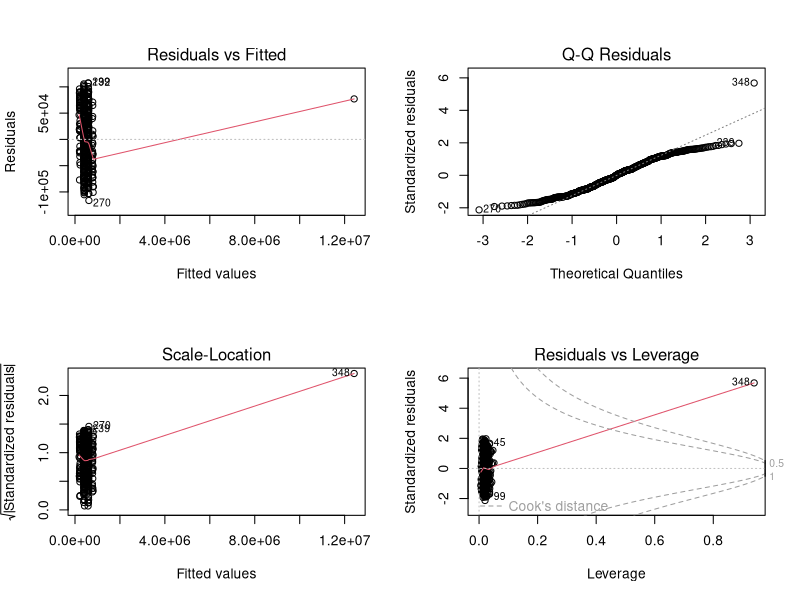
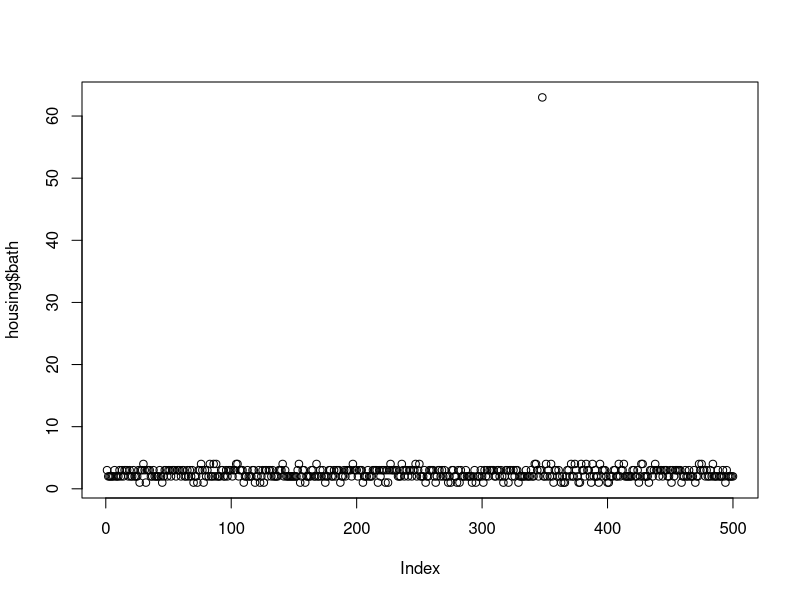
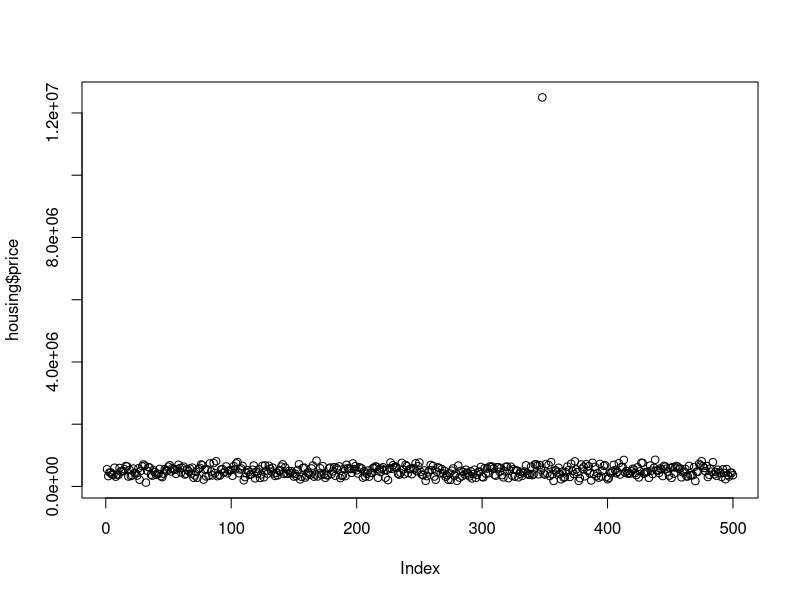
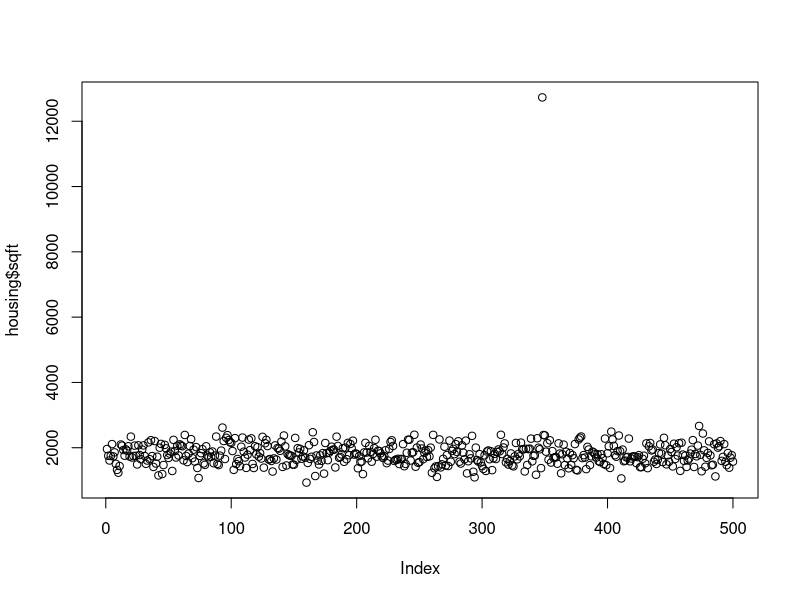
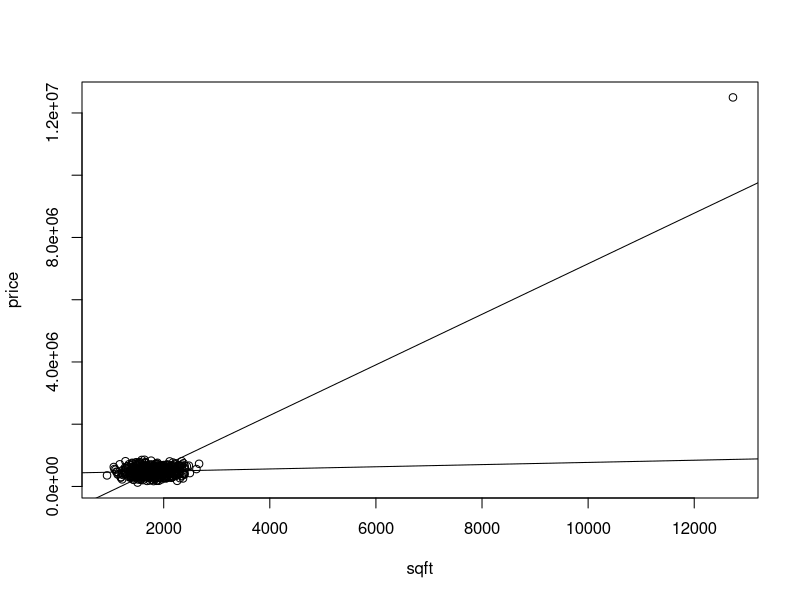
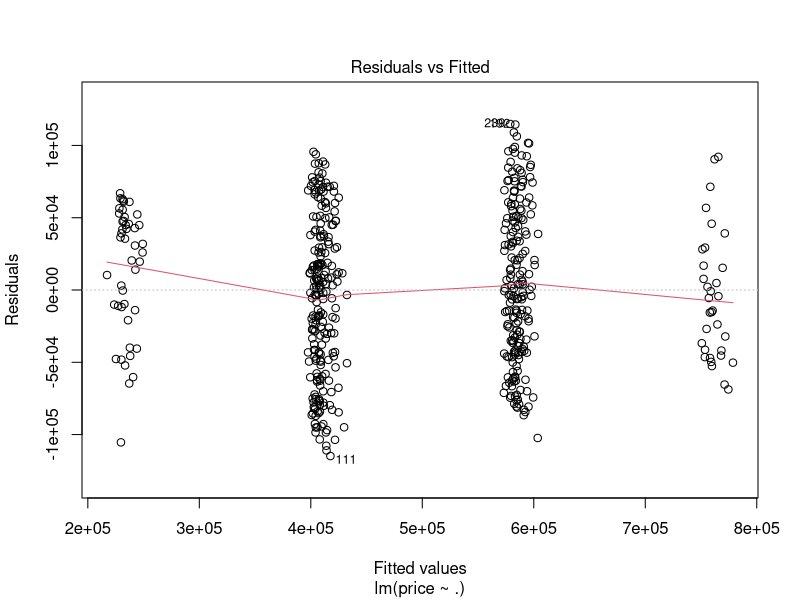
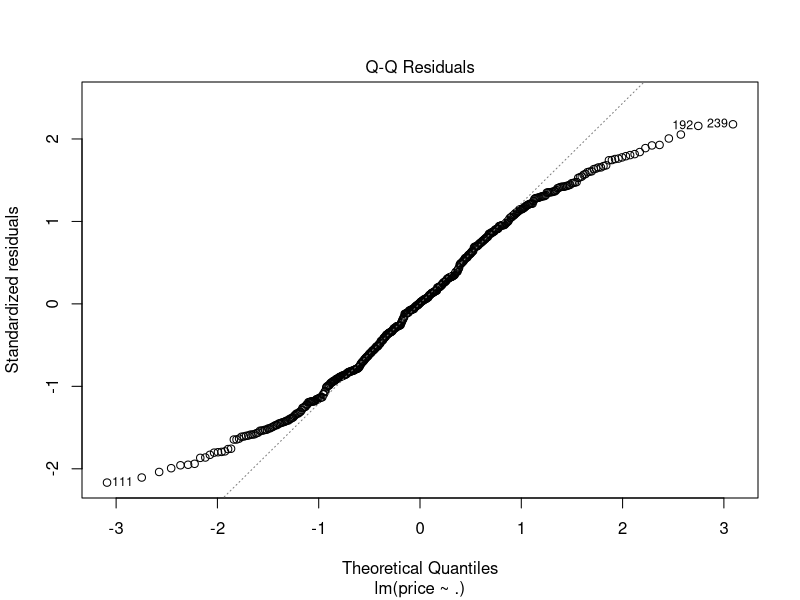
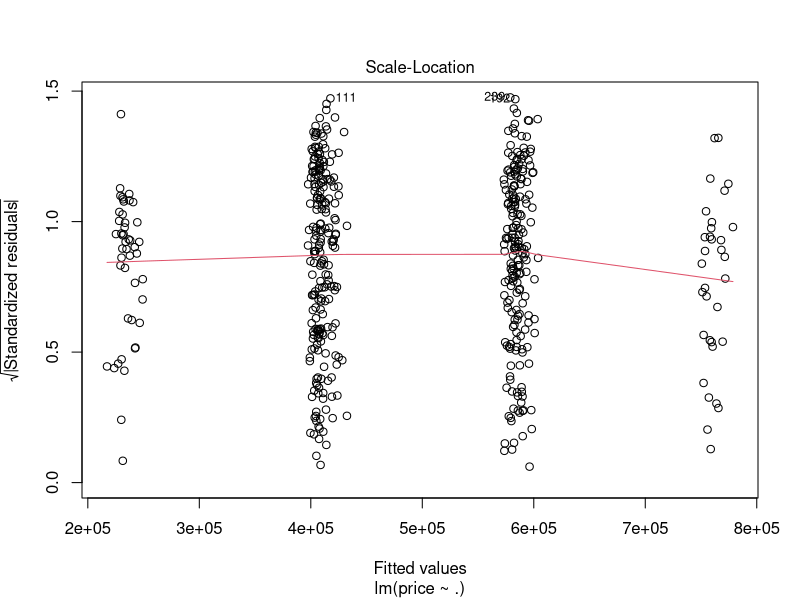

Recreate these plots in R, in order.
#=================================================================================#
# 1.                            Initial Data Analysis                             #
#=================================================================================#

# Get housing data
housing <- read.csv("Data/housing.csv")
head(housing)
summary(housing)
# The initial observations from summary table are:
# a) There is skewness in the bath, sqft, precip and price variables (high max values)
#   which can potentially be an outlier values.
# b) There appear to be negative precip values (min=-110), which look like input data error

# 1) Test for outliers
library(car)
par(mfrow=c(2,2))
plot(lm(price~., data=housing))
outlierTest(lm(price~., data=housing))
housing[c(348),]
par(mfrow=c(1,1))
plot(housing$bath)
plot(housing$price)
plot(housing$sqft)
abline(plot(price~sqft, housing))
abline(lm(price~sqft, housing))
abline(lm(price~sqft, housing[-348,]))
# The graphs and outlier test indicate that observation 348 stands out from the data
# which can clearly be observed from the residual plots and the Cook's distance
# Looking closer at that observation and variables with unusually high max values
# confirmed that this observation is an outlier and therefore will be removed from 
# the data to remove it's influence on the model.
housing2 <- housing[-c(348),]
plot(lm(price~., data=housing2))
outlierTest(lm(price~., data=housing2))
# There are no other outliers identified by the outlier test.

# 2) Unusual values
# Check negative precipitation values
housing2[c(housing2$precip<0),]
plot(housing$precip)
# While this observation has not been identified as an outlier or influential point 
# in the above tests, the negative amount of percipitation doesn't seem to be 
# realistic. While it may not have a significant influence on the model this 
# observation considered unreliable, and therefore will be removed from data.
housing3 <- housing2[c(housing2$precip>0),]


#=================================================================================#
# 2.                            Exploration  Analysis                             #
#=================================================================================#

# 1) Plot all variables to identify dependencies
library(psych)
pairs.panels(housing3, method="pearson", ellipses=FALSE)
# The initial pairs plot accross all the variables revield following information:
# a) Price has a positive relationship with the number of bath and a high correlation
#   coefficient which suggest it will be a good predictor in the model. 
#   There is no other clear relationships with target variable (price).
# b) dist_am1, dist_am2 and dist_am3 have a strong positive relationship which suggests that 
#   only one of them needed in the model. However since neither of them shows a better
#   relationship with the target variable we will keep all of them for now.

library(ggplot2)
ggplot(housing3, aes(elevation, price)) + geom_point() + stat_smooth(method="lm")
ggplot(housing3, aes(dist_am1, price)) + geom_point() + stat_smooth(method="lm")
ggplot(housing3, aes(dist_am2, price)) + geom_point() + stat_smooth(method="lm")
ggplot(housing3, aes(dist_am3, price)) + geom_point() + stat_smooth(method="lm")
ggplot(housing3, aes(bath, price)) + geom_point(position=position_jitter(width=.2, height=0))
ggplot(housing3, aes(sqft, price)) + geom_point() + stat_smooth(method="lm")
ggplot(housing3, aes(parking, price)) + geom_point(position=position_jitter(width=.2, height=0))
ggplot(housing3, aes(precip, price)) + geom_point() + stat_smooth(method="lm")
# Closer look at the each characteristic against target variable didn't reveal 
# any trends and therefore no variable transformations will be considered.

# 2) Backward elimination using p-value
# Here we first construct general model with all variables and then remove
# variables on by one based on the highest p-value above critical value 0.05.
model0 <- lm(price~., housing3)
summary(model0)
# max p-value=0.869 (dist_am2), Radj=0.8583
model0 <- update(model0, .~.-dist_am2)
summary(model0)
# max p-value=0.7586 (dist_am3), Radj=0.8586
model0 <- update(model0, .~.-dist_am3)
summary(model0)
# max p-value=0.7523 (precip), Radj=0.8589
model0 <- update(model0, .~.-precip)
summary(model0)
# max p-value=0.4224 (dist_am1), Radj=0.8591
model0 <- update(model0, .~.-dist_am1)
summary(model0)
# max p-value=0.4016 (elevation), Radj=0.8592
model0 <- update(model0, .~.-elevation)
summary(model0)
# The last iteration suggest that parking "Not Provided" should be excluded next.
# However, since it's not an independent variable but a variation of the categorical
# variable "parking" it can't be excluded on its own. 

# One solution here can be to split categorical variable parking into four separate
# characteristics:

housing3$pOpen <- ifelse(housing3$parking=="Open",1,0)
housing3$pCovered <- ifelse(housing3$parking=="Covered",1,0)
housing3$pNoParking <- ifelse(housing3$parking=="No Parking",1,0)
housing3$pNotProvided <- ifelse(housing3$parking=="Not Provided",1,0)
str(housing3)
model0<-lm(price~bath+sqft+pOpen+pCovered+pNoParking+pNotProvided, housing3)
summary(model0)
# max p-value=0.5027 (pOpen), Radj=0.8593
model0 <- update(model0, .~.-pOpen)
summary(model0)
# max p-value=0.7496 (pNoParking), Radj=0.8596
model0 <- update(model0, .~.-pNoParking)
summary(model0)
# max p-value=0.4132 (pNotProvided), Radj=0.8596
model0 <- update(model0, .~.-pNotProvided)
summary(model0)
# max p-value=0.2135 (sqft), Radj=0.8597
model0 <- update(model0, .~.-sqft)
summary(model0)
# Rsq = 0.8601, Radj = 0.8595
# Here we don't have any p-values above 0.05 remaining and therefore will be 
# the final model with explanatory variables bath and pCovered 
model0 <- lm(price~bath+pCovered, housing3)
#############################################
# model0: lm(price~bath+pCovered, housing3) #
#         Rsq = 0.8601, Radj = 0.8595       #
#############################################

# Another solution can be to merge it with another value of "parking" variable.
ggplot(housing3, aes(price, colour=parking, fill=parking)) + geom_density(alpha=0.55)
# "Not provided" has a similar distribution with "Open" values of parking by price
# thus these two values can be merged:
library(plyr)
parking2 <- housing3$parking
parking2 <- revalue(parking2, c("Not Provided"="Open"))
housing3$parking2 <- parking2
summary(housing3)

# repeat the last model iteration with new parking variable:
model1 <- lm(price~bath+sqft+parking2, housing3)
summary(model1)
# max p-value=0.21003 (sqft), Radj=0.8595
model1 <- update(model1, .~.-sqft)
summary(model1)
# Rsq = 0.8602, Radj = 0.8593.
# Here the final model still has p-values slightly greater than 0.05. But given 
# that both parking parameters are very close to 0.05 we will stop here.
# We can additionaly check the confidence intervals for these parameters:
confint(model1)
# Both "parking" parameters include 0, thus we can conclude that parking in this
# case is not significant predictors in the model and we should remove this variable.
model1 <- update(model1, .~.-parking2)
summary(model1)
# Rsq = 0.8588, Radj = 0.8585
# The final model here only contains on variable: bath
model1 <- lm(price~bath, housing3)
#############################################
# model1: lm(price~bath, housing3)          #
#         Rsq = 0.8588, Radj = 0.8585       #
#############################################

# 3) Stepwise selection.
# Combine forevard and backward selection methods and use AIC for elimination.
# We will use the final dataset with additional parking variables and allow
# the model to select the one which contributes more to the model.
model2 <- lm(price~., housing3)
step(model2, direction="both")
summary(lm(price~bath+pCovered, housing3))
# The final model ended up to be the same as the initial model and includes 
# variables bath and pCovered with R = 0.8601 and	Radj = 0.8595.

# 4) Factors and interactions
# The first model, model0, has two parameters: bath and pCovered. The bath is a 
# categorical variable with 4 values and therefore we can attempt to fit it 
# as a factor with separate or parallel lines.
housing3$f.bath <- as.factor(housing3$bath)
ggplot(data=housing3, aes(x=pCovered, y=price, colour=f.bath, shape=f.bath)) +
  geom_point(size = 3, alpha = 0.8, position=position_jitter(width=.2, height=0)) + 
  geom_smooth(method = "lm", fill = NA, fullrange = TRUE)
# From the graph it seems that fitting bath as a factor with parallel lines is a 
# good idea. We should try fitting the interaction to the model0 first.
model3 <- lm(price~f.bath*pCovered, housing3)
summary(model3)
anova(model3)
confint(model3)
# Neither the confidence interval and p-value for the interaction terms provide 
# enough evidence to conclude that the two seperate regressions model is appropriate, 
# so we will instead try to fit the “parallel lines” model to the data.
model4 <- lm(price~f.bath+pCovered, housing3)
summary(model4)
anova(model4)
confint(model4)
# Baed on the CI and p-value all parameters appear to be significant. The Radj 
# has a slight improvement comparing to the model0: Radj=0.8619, up by 0.024.
#################################################
# model4: lm(price~f.bath+pCovered, housing3)   #
#         Rsq = 0.863, Radj = 0.8619            #
#################################################

#=================================================================================#
# 3.              Diagnostics and Final Model Selection                           #
#=================================================================================#
# The 3 final models are model0, model1, and model4. Given that model0 and model1
# only differ by one variable and model0 has a slightly better Radj, we will 
# reject model1 and check model assumptions for the remaining two models.

### I model4: price~f.bath+pCOvered 
# Based on the Radj the model4 looks as a better fit. We should check model 
# assumptions to make a final decision.
# 1) Significance of factors:
confint(model4)
anova(model4)
# both factors are significant
# 2) Check if errors are normally distributed and scale of variability.
qqnorm(residuals(model4))
qqline(residuals(model4))
hist(residuals(model4), xlab="residuals", main="")
# The Q-Q plot shows light tails, and thus we cannot confirm the normality of residuals:
shapiro.test(residuals(model4))

plot(jitter(fitted(model4)), residuals(model4), xlab="fitted", ylab="residuals")
abline(h=0)
# The reiduals vs fitted plot suggests that the variability is approximately constant with fewer observations in the first
# and last groups, which could be the reason for the lighter tails in the Q-Q plot.
# We can double check consistency of variation:
house<-housing3[(1:24)*2,]
house$price2<-sqrt(abs(residuals(model4)))[(1:24)*2]
vmod<-lm(price2~f.bath+pCovered, house)
anova(vmod)
# The p-values are above 0.05, which confirms that there are no strong evidence 
# against constant variation among f.bath and pCovered.

# 3) Test for correlation in errors
n<-length(residuals(model4))
plot(tail(residuals(model4),n-1)~head(residuals(model4),n-1), xlab="epsilon(i)",
     ylab="epsilon(i+1)")
abline(h=0, v=0, col=grey(0.75))
library(lmtest)
dwtest(price~f.bath+pCovered, data=housing3)
# the high p-value indicates that there is not enough evidence to reject H0: 
# the errors are uncorrelated.

# 4) Given the above we can conclude that the errors of the model4 are independent
# have a constant variablility and therefore capture all the non-random structure
# in data. 

### II model0: price~bath+pCOvered 
# Based on the Radj the model4 looks as a better fit. We should check model 
# assumptions to make a final decision.
# 1) Significance of factors:
confint(model0)
anova(model0)
# all variables are significant
# 2) Check if errors are normally distributed and scale of variability.
qqnorm(residuals(model0))
qqline(residuals(model0))
hist(residuals(model0), xlab="residuals", main="")
# The Q-Q plot shows light tails, and thus we cannot confirm the normality of residuals:
shapiro.test(residuals(model0))

plot(jitter(fitted(model0)), residuals(model0), xlab="fitted", ylab="residuals")
abline(h=0)
# The reiduals vs fitted plot suggests that the variability is approximately constant with fewer observations in the first
# and last groups, which could be the reason for the lighter tails in the Q-Q plot.
# We can double check consistency of variation:
house<-housing3[(1:24)*2,]
house$price2<-sqrt(abs(residuals(model0)))[(1:24)*2]
vmod<-lm(price2~bath+pCovered, house)
anova(vmod)
# The p-values are above 0.05, which confirms that there are no strong evidence 
# against constant variation among f.bath and pCovered.

# 3) Test for correlation in errors
n<-length(residuals(model0))
plot(tail(residuals(model0),n-1)~head(residuals(model0),n-1), xlab="epsilon(i)",
     ylab="epsilon(i+1)")
abline(h=0, v=0, col=grey(0.75))
library(lmtest)
dwtest(price~bath+pCovered, data=housing3)
# the high p-value indicates that there is not enough evidence to reject H0: 
# the errors are uncorrelated.

#------------------------#
# Final model selection. #
#------------------------#
# Both models passed the assumption check (except for normality of residuals that 
# has been failed fue to lighter tails). Based on the Radj the model4 slightly better 
# explains the variability in dependent variable (0.8619 VS 0.8595). However,
# there is a downside in using this model. Since the number of bath set up as a factor
# the model prediction capacity is limitted to the housing with up to 4 bathrooms.
# While this was the case in our development sample we don't know if the same applies 
# to the target data for which this model was developed.Thus, if the advertised house
# has 5 bathrooms model4 would fail to estimate its sale price. At the same time,
# model0 doesn't have this limitation and can be applied to houses with any number 
# of bath.
# Thus while having slightly lower R-squared model0 is preffered model for house 
# price estimation.
# Final model: lm(price~bath+pCovered, housing3)
